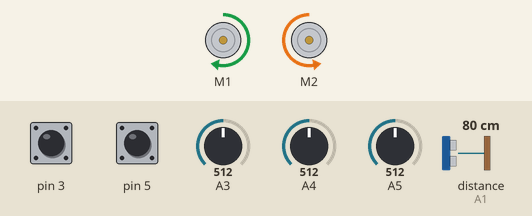
Recording of a sketch running on a simulated Arduino Uno, built with avr-gcc and run on an emulated ATmega328P. Shown: 2 × DC motor (green arrow = forward, orange = backward, longer = faster). Wiring (inferred from the names in the program): ultrasonic range finder: trigger pin 2; echo A1. The inputs (shaded band) are chosen by the test bench; at power-on: A4 = 512, A5 = 512, pin 3 HIGH, pin 5 HIGH, A3 = 512, distance to the obstacle (sensor on A1) 80 cm. The echo pulse lasts 58.3 µs per cm; what the sketch prints to the serial monitor is not drawn.

Above: at 6.0 s.
6.1 s: A4 set to 943
9.1 s: A4 set to 967
11.0 s: A5 set to 943
12.5 s: A5 set to 963
Timing chart, 0 to 15.2 s (numbered marks = the images above; inputs shaded):
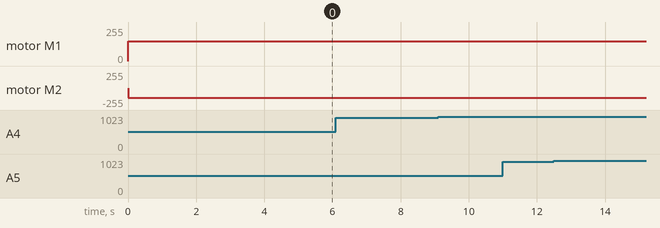

Measured:
- after the input at 6.1 s, every drawn part: stays the same
- after the input at 9.1 s, every drawn part: stays the same
- after the input at 11.0 s, every drawn part: stays the same
- after the input at 12.5 s, every drawn part: stays the same

The sketch:

testing.ino
```cpp
// THIS IS BASICALLY A DRY RUN OF THE CODE PRINTED OVER SERIAL
#include <RedBot.h>

RedBotMotors motors;

//TODO: test pins
RedBotSensor left = RedBotSensor(A3);   // initialize a left sensor object on A3
RedBotSensor center = RedBotSensor(A4); // initialize a center sensor object on A4
RedBotSensor right = RedBotSensor(A5);  // initialize a right sensor object on A5
#define LINETHRESHOLD 950

RedBotBumper lBumper = RedBotBumper(3); // initialzes bumper object on pin 4
RedBotBumper rBumper = RedBotBumper(5); // initialzes bumper object on pin 6
int prevTouches[] = {1, 1};
int lTouch = 1;
int rTouch = 1;

//Ultrasonic Pins
const int TRIG_PIN = 2;
const int ECHO_PIN = A1;

// Anything over ~160 inches (23200 us pulse) is "out of range" or -1
const unsigned int MAX_DIST = 23200;
const long timeout  = 25000;

void setupUltrasonic(){
    // The Trigger pin will tell the sensor to range find
    pinMode(TRIG_PIN, OUTPUT);
    digitalWrite(TRIG_PIN, LOW);
    pinMode(ECHO_PIN, INPUT);
}

//returns in inches
int readUltrasonic(){
    unsigned long t1;
    unsigned long t2;
    unsigned long pulse_width;
    float cm;
    float inches;

    // Hold the trigger pin high for at least 10 us
    digitalWrite(TRIG_PIN, HIGH);
    delayMicroseconds(10);
    digitalWrite(TRIG_PIN, LOW);

    pulse_width = pulseIn(ECHO_PIN, HIGH);

    // Calculate distance in centimeters and inches. The constants
    // are found in the datasheet, and calculated from the assumed speed
    //of sound in air at sea level (~340 m/s).
    //cm = pulse_width / 58.0;
    inches = pulse_width / 148.0;

    // Print out results
    if (pulse_width > MAX_DIST)
    {
        return -1;
    }
    else
    {
        return inches;
    }
}
// Wait at least 60ms before next measurement
//delay(60);

void setup()
{
    setupUltrasonic();
    Serial.begin(9600);
    Serial.println("hello world");
    motors.pivot(150);
}

void loop()
{
    delay(200);
    Serial.println("\nUltra distance:" + String(readUltrasonic()));
    lTouch = lBumper.read();
    rTouch = rBumper.read();

    if (lTouch != prevTouches[0] || rTouch != prevTouches[1])
    {
        Serial.println("\nlBumper: " + String(lTouch) + "\t rBumper: " + String(rTouch));
        prevTouches[0] = lTouch;
        prevTouches[1] = rTouch;
    }

    int lread = left.read();
    int cread = center.read();
    int rread = right.read();
    //Serial.println(String(lread)+" "+String(cread)+" "+String(rread));

    // if all sensors are on black or up in the air, stop the motors:
    if ((lread > LINETHRESHOLD) && (cread > LINETHRESHOLD) && (rread > LINETHRESHOLD))
    {
        Serial.println("bot up");
    }
    // all motors not on black:
    else if (((lread < LINETHRESHOLD) && (cread < LINETHRESHOLD) && (rread < LINETHRESHOLD)))
    {
        Serial.println("bot lost");
        //spiral
    }
    //center
    else if (cread > LINETHRESHOLD)
    {
        Serial.println("bot going");
    }
    //right
    else if (rread > LINETHRESHOLD)
    {
        Serial.println("bot pivoting right");
    }
    //left
    else if (lread > LINETHRESHOLD)
    {
        Serial.println("bot pivoting left");
    }


}
```
